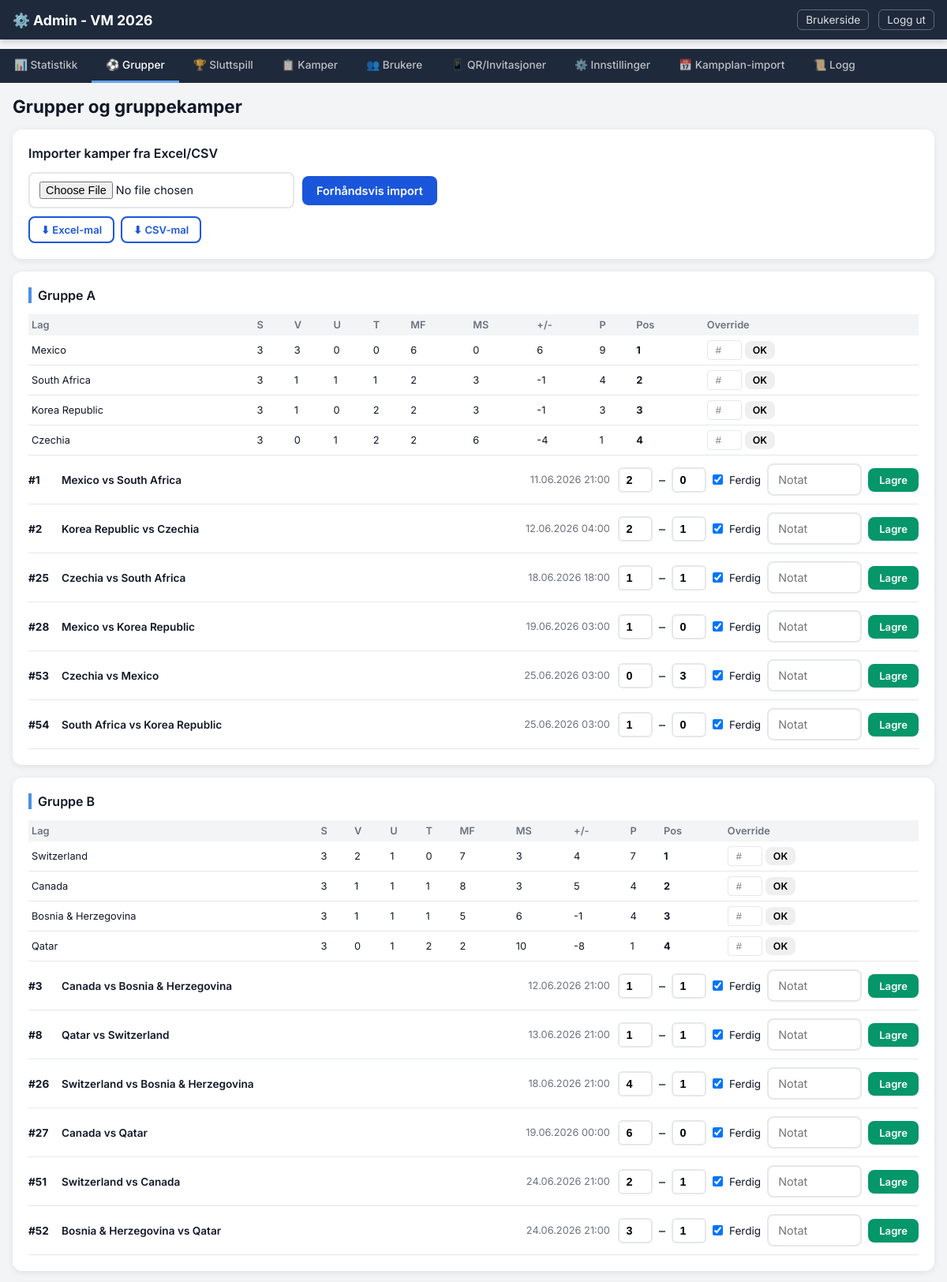
The app's page /admin/tab/groups (signed in, upper part) with its own data.
### models.py (models this page shows, shortened)
class Group(db.Model):
    __tablename__ = "groups"
    id = db.Column(db.Integer, primary_key=True)
    name = db.Column(db.String(50), unique=True, nullable=False)  # "Gruppe A"
    color = db.Column(db.String(20), default="#4a90e2")
    teams = db.relationship("Team", back_populates="group", lazy="dynamic")
    matches = db.relationship("Match", back_populates="group", lazy="dynamic")
    standings = db.relationship("GroupStanding", back_populates="group", lazy="dynamic")

class GroupStanding(db.Model):
    __tablename__ = "group_standings"
    id = db.Column(db.Integer, primary_key=True)
    group_id = db.Column(db.Integer, db.ForeignKey("groups.id"), nullable=False)
    team_id = db.Column(db.Integer, db.ForeignKey("teams.id"), nullable=False)
    calculated_rank = db.Column(db.Integer, nullable=True)
    manual_rank_override = db.Column(db.Integer, nullable=True)
    played = db.Column(db.Integer, default=0)
    wins = db.Column(db.Integer, default=0)
    draws = db.Column(db.Integer, default=0)
    losses = db.Column(db.Integer, default=0)
    goals_for = db.Column(db.Integer, default=0)
    goals_against = db.Column(db.Integer, default=0)
    goal_difference = db.Column(db.Integer, default=0)
    points = db.Column(db.Integer, default=0)
    fair_play_score = db.Column(db.Integer, default=0)
    updated_at = db.Column(db.DateTime, default=now_utc, onupdate=now_utc)
    group = db.relationship("Group", back_populates="standings")
    team = db.relationship("Team")
    __table_args__ = (db.UniqueConstraint("group_id", "team_id", name="uix_group_team"),)
    @property
    def rank(self):
        return self.manual_rank_override if self.manual_rank_override is not None else self.calculated_rank

class Team(db.Model):
    __tablename__ = "teams"
    id = db.Column(db.Integer, primary_key=True)
    name = db.Column(db.String(100), nullable=False)
    fifa_code = db.Column(db.String(10), unique=True, nullable=True)
    group_id = db.Column(db.Integer, db.ForeignKey("groups.id"), nullable=True)
    group_slot = db.Column(db.Integer, nullable=True)  # 1-4
    fifa_ranking = db.Column(db.Integer, nullable=True)
    flag_emoji = db.Column(db.String(10), nullable=True)
    group = db.relationship("Group", back_populates="teams")

class Match(db.Model):
    __tablename__ = "matches"
    id = db.Column(db.Integer, primary_key=True)
    match_number = db.Column(db.Integer, unique=True, nullable=False)
    phase = db.Column(db.String(20), nullable=False)  # group / knockout
    round_name = db.Column(db.String(30), nullable=False)  # group_stage, round_of_32, ...
    group_id = db.Column(db.Integer, db.ForeignKey("groups.id"), nullable=True)
    home_team_id = db.Column(db.Integer, db.ForeignKey("teams.id"), nullable=True)
    away_team_id = db.Column(db.Integer, db.ForeignKey("teams.id"), nullable=True)
    home_slot_source = db.Column(db.String(20), nullable=True)  # e.g. "1A", "W73"
    away_slot_source = db.Column(db.String(20), nullable=True)
    kickoff_at_utc = db.Column(db.DateTime, nullable=True)
    kickoff_timezone_source = db.Column(db.String(50), nullable=True)
    kickoff_at_oslo_cache = db.Column(db.String(30), nullable=True)
    local_timezone = db.Column(db.String(50), nullable=True)
    venue = db.Column(db.String(100), nullable=True)
    city = db.Column(db.String(100), nullable=True)
    country = db.Column(db.String(100), nullable=True)
    lock_at_utc = db.Column(db.DateTime, nullable=True)
    home_score = db.Column(db.Integer, nullable=True)
    away_score = db.Column(db.Integer, nullable=True)
    advanced_team_id = db.Column(db.Integer, db.ForeignKey("teams.id"), nullable=True)
    loser_team_id = db.Column(db.Integer, db.ForeignKey("teams.id"), nullable=True)
    result_note = db.Column(db.String(200), nullable=True)
    is_finished = db.Column(db.Boolean, default=False)
    is_locked = db.Column(db.Boolean, default=False)
    manual_lock_override = db.Column(db.Boolean, nullable=True)  # None=auto, True=force lock, False=force open
    group = db.relationship("Group", back_populates="matches")
    home_team = db.relationship("Team", foreign_keys=[home_team_id])
    away_team = db.relationship("Team", foreign_keys=[away_team_id])
    advanced_team = db.relationship("Team", foreign_keys=[advanced_team_id])
    loser_team = db.relationship("Team", foreign_keys=[loser_team_id])

### routes_admin.py (the view, shortened to what this page needs)
@admin_bp.route("/tab/<tab>")
def tab(tab):
    if not admin_required():
        return redirect(url_for("admin.login"))
    groups = Group.query.order_by(Group.name).all()
    teams = Team.query.order_by(Team.name).all()
    group_matches = Match.query.filter_by(phase="group").order_by(Match.match_number).all()
    knockout_matches = Match.query.filter_by(phase="knockout").order_by(Match.match_number).all()
    all_matches = Match.query.order_by(Match.match_number).all()
    users = User.query.order_by(User.created_at.desc()).all()
    invite_tokens = InviteToken.query.order_by(InviteToken.created_at.desc()).all()
    standings_by_group = {}
    for group in groups:
        st = GroupStanding.query.filter_by(group_id=group.id).all()
        if st:
            standings_by_group[group.id] = sorted(st, key=lambda s: s.rank or 99)
    comp_settings = {s.key: s.value for s in CompetitionSetting.query.all()}
    score_settings = {s.key: s.value for s in ScoreSetting.query.all()}
    prize_summary = get_prize_pool_summary()
    scoreboard = get_scoreboard()
    statistics = get_statistics()
    audit_logs = AdminAuditLog.query.order_by(AdminAuditLog.id.desc()).limit(200).all()
    return render_template("admin.html",
        active_tab=tab,
        groups=groups,
        teams=teams,
        group_matches=group_matches,
        knockout_matches=knockout_matches,
        all_matches=all_matches,
        users=users,
        invite_tokens=invite_tokens,
        standings_by_group=standings_by_group,
        comp_settings=comp_settings,
        prize_summary=prize_summary,
        score_settings=score_settings,
        default_scores=DEFAULT_SCORES,
        scoreboard=scoreboard,
        statistics=statistics,
        audit_logs=audit_logs,
    )

### templates/admin.html (shortened to what this page needs)
<!DOCTYPE html>
<html lang="no">
<head>
  <link rel="stylesheet" href="{{ url_for('static', filename='style.css') }}">
</head>
<body>
  <nav class="navbar admin-navbar">
    <div class="navbar-inner">
      <a href="{{ url_for('admin.tab', tab='groups') }}" class="navbar-brand">⚙️ Admin - VM 2026</a>
      <div class="navbar-links">
        <a href="{{ url_for('user.index') }}" class="nav-link-small">Brukerside</a>
        <a href="{{ url_for('admin.logout') }}" class="nav-link-small">Logg ut</a>
      </div>
    </div>
  </nav>
  <div class="admin-tab-bar">
    {% set tabs = [
      ('statistics', '📊 Statistikk'),
      ('groups', '⚽ Grupper'),
      ('knockout', '🏆 Sluttspill'),
      ('matches', '📋 Kamper'),
      ('users', '👥 Brukere'),
      ('qr', '📱 QR/Invitasjoner'),
      ('settings', '⚙️ Innstillinger'),
      ('schedule', '📅 Kampplan-import'),
      ('log', '📜 Logg'),
    ] %}
    {% for tab_id, tab_label in tabs %}
    <a href="{{ url_for('admin.tab', tab=tab_id) }}"
       class="admin-tab-link {% if active_tab == tab_id %}active{% endif %}">
      {{ tab_label }}
    </a>
    {% endfor %}
  </div>
  <main class="admin-main">
  {% if active_tab == 'groups' %}
  <div class="admin-section">
    <h2>Grupper og gruppekamper</h2>
    <div class="admin-card">
      <h3>Importer kamper fra Excel/CSV</h3>
      <form method="POST" action="{{ url_for('admin.import_results') }}" enctype="multipart/form-data" class="inline-form">
        <input type="file" name="results_file" accept=".xlsx,.csv" class="form-input" required>
        <button type="submit" class="btn btn-primary">Forhåndsvis import</button>
      </form>
      <div class="template-links">
        <a href="{{ url_for('admin.download_excel_template') }}" class="btn btn-sm btn-outline">⬇ Excel-mal</a>
        <a href="{{ url_for('admin.download_csv_template') }}" class="btn btn-sm btn-outline">⬇ CSV-mal</a>
      </div>
    </div>
    {% for group in groups %}
    <div class="admin-card">
      <h3 style="border-left: 4px solid {{ group.color }}; padding-left: 8px;">{{ group.name }}</h3>
      {% if standings_by_group.get(group.id) %}
      <table class="admin-table small-table" data-standings-group="{{ group.id }}">
        <thead><tr><th>Lag</th><th>S</th><th>V</th><th>U</th><th>T</th><th>MF</th><th>MS</th><th>+/-</th><th>P</th><th>Pos</th><th>Override</th></tr></thead>
        <tbody>
          {% for s in standings_by_group.get(group.id, []) %}
          <tr>
            <td>{{ s.team.name }}</td>
            <td>{{ s.played }}</td><td>{{ s.wins }}</td><td>{{ s.draws }}</td><td>{{ s.losses }}</td>
            <td>{{ s.goals_for }}</td><td>{{ s.goals_against }}</td>
            <td>{{ s.goal_difference }}</td><td>{{ s.points }}</td>
            <td><strong>{{ s.rank or '-' }}</strong></td>
            <td>
              <form method="POST" action="{{ url_for('admin.override_standing') }}" class="inline-mini">
                <input type="number" name="rank" value="{{ s.manual_rank_override or '' }}" min="1" max="4" class="mini-input" placeholder="#">
                <button type="submit" class="btn btn-xs">OK</button>
              </form>
            </td>
          </tr>
          {% endfor %}
        </tbody>
      </table>
      {% endif %}
      {% for match in group_matches %}
        {% if match.group_id == group.id %}
        <div class="admin-match-row">
          <span class="match-num">#{{ match.match_number }}</span>
          <span class="match-teams-txt">
            {{ match.home_team.name if match.home_team else '?' }} vs {{ match.away_team.name if match.away_team else '?' }}
          </span>
          {% if match.kickoff_at_utc %}<span class="match-time-txt">{{ match.kickoff_at_utc | oslo_datetime }}</span>{% endif %}
          <form method="POST" action="{{ url_for('admin.save_match_result', match_id=match.id) }}" class="result-form">
            <input type="number" name="home_score" value="{{ match.home_score if match.home_score is not none else '' }}"
              min="0" max="20" placeholder="H" class="score-mini">
            <span>–</span>
            <input type="number" name="away_score" value="{{ match.away_score if match.away_score is not none else '' }}"
              min="0" max="20" placeholder="B" class="score-mini">
            <label class="checkbox-label">
              <input type="checkbox" name="is_finished" value="1" {% if match.is_finished %}checked{% endif %}> Ferdig
            </label>
            <input type="text" name="result_note" value="{{ match.result_note or '' }}" placeholder="Notat" class="form-input short">
            <button type="submit" class="btn btn-sm btn-save">Lagre</button>
          </form>
        </div>
        {% endif %}
      {% endfor %}
    </div>
    {% endfor %}
  </div>
  {% endif %}
  </main>
</body>
</html>

### records on screen
Group: name "Gruppe A"
GroupStanding: team.name "Mexico", played "3", wins "3", draws "0", losses "0", goals_for "6", goals_against "0", goal_difference "6", points "9", manual_rank_override+calculated_rank "1"
GroupStanding: team.name "South Africa", played "3", wins "1", draws "1", losses "1", goals_for "2", goals_against "3", goal_difference "-1", points "4", manual_rank_override+calculated_rank "2"
GroupStanding: team.name "Korea Republic", played "3", wins "1", draws "0", losses "2", goals_for "2", goals_against "3", goal_difference "-1", points "3", manual_rank_override+calculated_rank "3"
GroupStanding: team.name "Czechia", played "3", wins "0", draws "1", losses "2", goals_for "2", goals_against "6", goal_difference "-4", points "1", manual_rank_override+calculated_rank "4"
Match: match_number "1", home_team "Mexico", away_team "South Africa", kickoff_at_utc|oslo_datetime "11.06.2026 21:00", home_score "2", away_score "0", is_finished "☑"
Match: match_number "2", home_team "Korea Republic", away_team "Czechia", kickoff_at_utc|oslo_datetime "12.06.2026 04:00", home_score "2", away_score "1", is_finished "☑"
Match: match_number "25", home_team "Czechia", away_team "South Africa", kickoff_at_utc|oslo_datetime "18.06.2026 18:00", home_score "1", away_score "1", is_finished "☑"
Match: match_number "28", home_team "Mexico", away_team "Korea Republic", kickoff_at_utc|oslo_datetime "19.06.2026 03:00", home_score "1", away_score "0", is_finished "☑"
Match: match_number "53", home_team "Czechia", away_team "Mexico", kickoff_at_utc|oslo_datetime "25.06.2026 03:00", home_score "0", away_score "3", is_finished "☑"
Match: match_number "54", home_team "South Africa", away_team "Korea Republic", kickoff_at_utc|oslo_datetime "25.06.2026 03:00", home_score "1", away_score "0", is_finished "☑"
Group: name "Gruppe B"
GroupStanding: team.name "Switzerland", played "3", wins "2", draws "1", losses "0", goals_for "7", goals_against "3", goal_difference "4", points "7", manual_rank_override+calculated_rank "1"
GroupStanding: team.name "Canada", played "3", wins "1", draws "1", losses "1", goals_for "8", goals_against "3", goal_difference "5", points "4", manual_rank_override+calculated_rank "2"
GroupStanding: team.name "Bosnia & Herzegovina", played "3", wins "1", draws "1", losses "1", goals_for "5", goals_against "6", goal_difference "-1", points "4", manual_rank_override+calculated_rank "3"
GroupStanding: team.name "Qatar", played "3", wins "0", draws "1", losses "2", goals_for "2", goals_against "10", goal_difference "-8", points "1", manual_rank_override+calculated_rank "4"
Match: match_number "3", home_team "Canada", away_team "Bosnia & Herzegovina", kickoff_at_utc|oslo_datetime "12.06.2026 21:00", home_score "1", away_score "1", is_finished "☑"
Match: match_number "8", home_team "Qatar", away_team "Switzerland", kickoff_at_utc|oslo_datetime "13.06.2026 21:00", home_score "1", away_score "1", is_finished "☑"
Match: match_number "26", home_team "Switzerland", away_team "Bosnia & Herzegovina", kickoff_at_utc|oslo_datetime "18.06.2026 21:00", home_score "4", away_score "1", is_finished "☑"
Match: match_number "27", home_team "Canada", away_team "Qatar", kickoff_at_utc|oslo_datetime "19.06.2026 00:00", home_score "6", away_score "0", is_finished "☑"
Match: match_number "51", home_team "Switzerland", away_team "Canada", kickoff_at_utc|oslo_datetime "24.06.2026 21:00", home_score "2", away_score "1", is_finished "☑"
Match: match_number "52", home_team "Bosnia & Herzegovina", away_team "Qatar", kickoff_at_utc|oslo_datetime "24.06.2026 21:00", home_score "3", away_score "1", is_finished "☑"

### other values on screen
{{ tab_label }} "📊 Statistikk" "⚽ Grupper" "🏆 Sluttspill" "📋 Kamper" "👥 Brukere" "📱 QR/Invitasjoner" "⚙️ Innstillinger" "📅 Kampplan-import" "📜 Logg"
